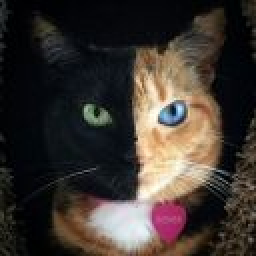
%> input picture KmeansMeanShift_kitchell/cat.jpg, 128 x 128 px, given in place of sample_3.jpg, which was not available (shown 2 times larger)
$ octave ImageRetrieval_hist_intersection_HSV.m   (GNU Octave 9; MATLAB toolbox functions it lacks are replaced by stand-ins)
%> lines starting %> are read from the running program, lines starting %| are printed output that depends on the picture; pictures that were not available may be replaced by others from this repository, and a replacement may not be noted
%place this script in the same folder as your data folder
%run the script and type the image number you want to try

%% get user input

prompt = 'Enter Image Number: ';
inputImgNum = input(prompt);
%> the answer given: 3

%% input image and intialization

input_image_name = strcat('data/sample_', num2str(inputImgNum), '.jpg');
I = imread(input_image_name);
%> I is the input picture: size 128x128x3 uint8; mean R, G, B 61.3, 53.9, 48.8

hsvimage = rgb2hsv(I);
%> hsvimage: size 128x128x3 double; mean H, S, V 0.397, 0.449, 0.257

h = hsvimage(:,:,1);
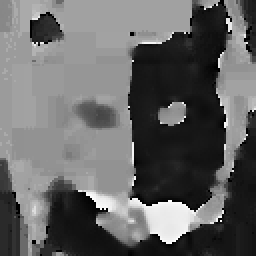
%> h: size 128x128 double (shown 2 times larger); min 0, max 0.997, mean 0.397
s = hsvimage(:,:,2);
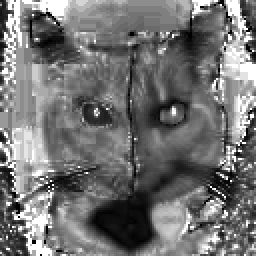
%> s: size 128x128 double (shown 2 times larger); min 0, max 1, mean 0.449
v = hsvimage(:,:,3);
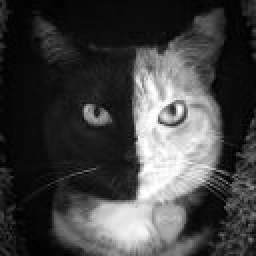
%> v: size 128x128 double (shown 2 times larger); min 0, max 1, mean 0.257

hhist = histogram(h(:),100);
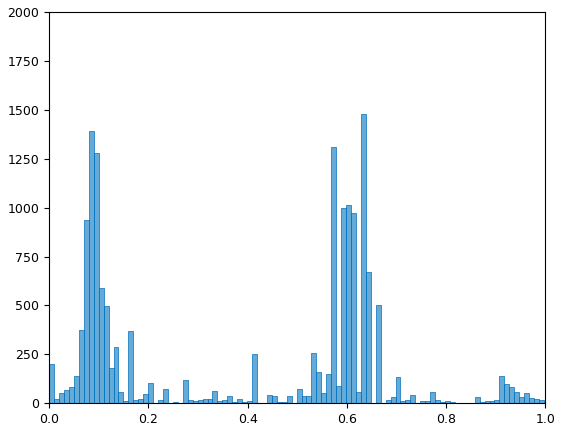
%> figure redrawn from the program's plot data; tallest bar 1477 high, from x = 0.628 to 0.638
hVals = hhist.Values;
%> hVals = 100 values, max 1477 at index 64, min 0 at index 22, mean 163.8
shist = histogram(s(:),100);
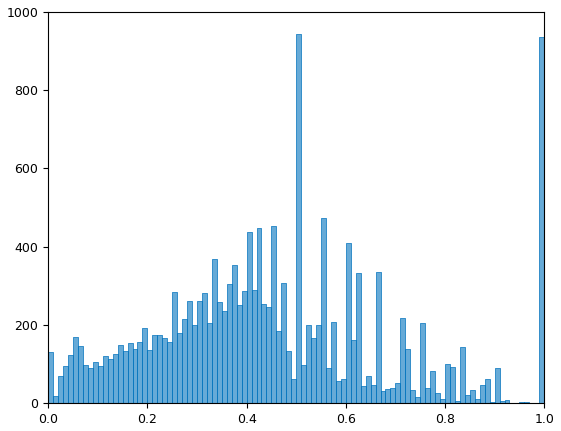
%> figure redrawn from the program's plot data; tallest bar 943 high, from x = 0.5 to 0.51
sVals = shist.Values;
%> sVals = 100 values, max 943 at index 51, min 0 at index 99, mean 163.8
vhist = histogram(v(:),100);
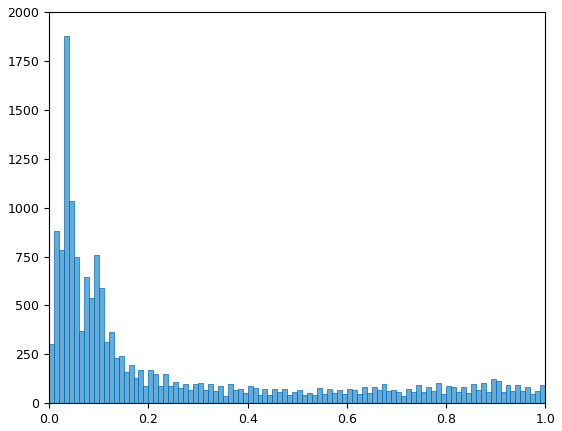
%> figure redrawn from the program's plot data; tallest bar 1875 high, from x = 0.03 to 0.04
vVals = vhist.Values;
%> vVals = 100 values, max 1875 at index 4, min 38 at index 36, mean 163.8

Hist_intersection = zeros(1, 1000);

%% calculate intersection for each image, get the 3 most similar images

for k = 1:1000
    jpgFileName = strcat('data/sample_', num2str(k), '.jpg');
    if exist(jpgFileName,'file') && k ~= inputImgNum
        imgfile = imread(jpgFileName);
        hsvimage2 = rgb2hsv(imgfile);

        h2 = hsvimage2(:,:,1);
        s2 = hsvimage2(:,:,2);
        v2 = hsvimage2(:,:,3);

        hhist2 = histogram(h2(:),100);
        hVals2 = hhist2.Values;
        shist2 = histogram(s2(:),100);
        sVals2 = shist2.Values;
        vhist2 = histogram(v2(:),100);
        vVals2 = vhist2.Values;

        intersecth = 0;
        intersects = 0;
        intersectv = 0;
        for i = 1:100
            intersecth = intersecth + min((hVals(i)),(hVals2(i)));
            intersects = intersects + min((sVals(i)),(sVals2(i)));
            intersectv = intersectv + min((vVals(i)),(vVals2(i)));
        end
        Hist_intersection(k) = intersecth + intersects + intersectv;
    end
end

[sortVal, sortPos] = sort(Hist_intersection, 'descend');

mostSim3Pos = sortPos(1:3);
mostSim3Val = sortVal(1:3);

%% display the images

figure()
subplot(221); imshow(strcat('data/sample_', num2str(inputImgNum),'.jpg')); title('Original');
subplot(222); imshow(strcat('data/sample_', num2str(mostSim3Pos(1)),'.jpg')); title(['IMG ', num2str(mostSim3Pos(1)), ' Score: ', num2str(mostSim3Val(1))]);
subplot(223); imshow(strcat('data/sample_', num2str(mostSim3Pos(2)),'.jpg')); title(['IMG ', num2str(mostSim3Pos(2)), ' Score: ', num2str(mostSim3Val(2))]);
subplot(224); imshow(strcat('data/sample_', num2str(mostSim3Pos(3)),'.jpg')); title(['IMG ', num2str(mostSim3Pos(3)), ' Score: ', num2str(mostSim3Val(3))]);
